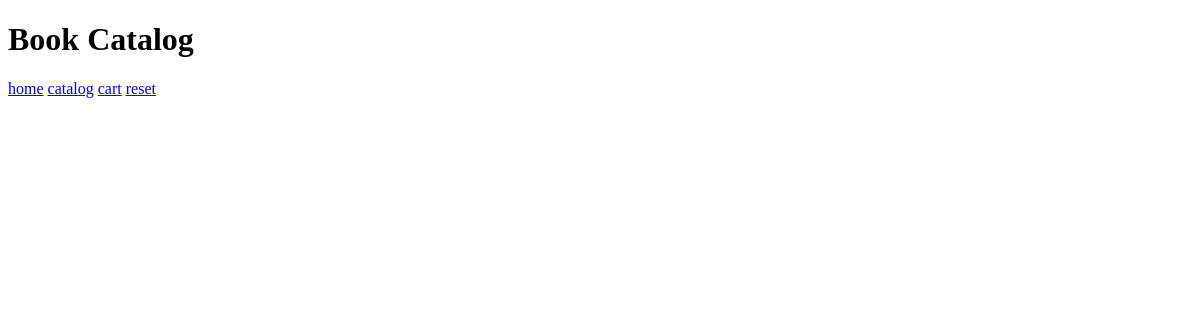
The page /catalog on the database as committed earlier.
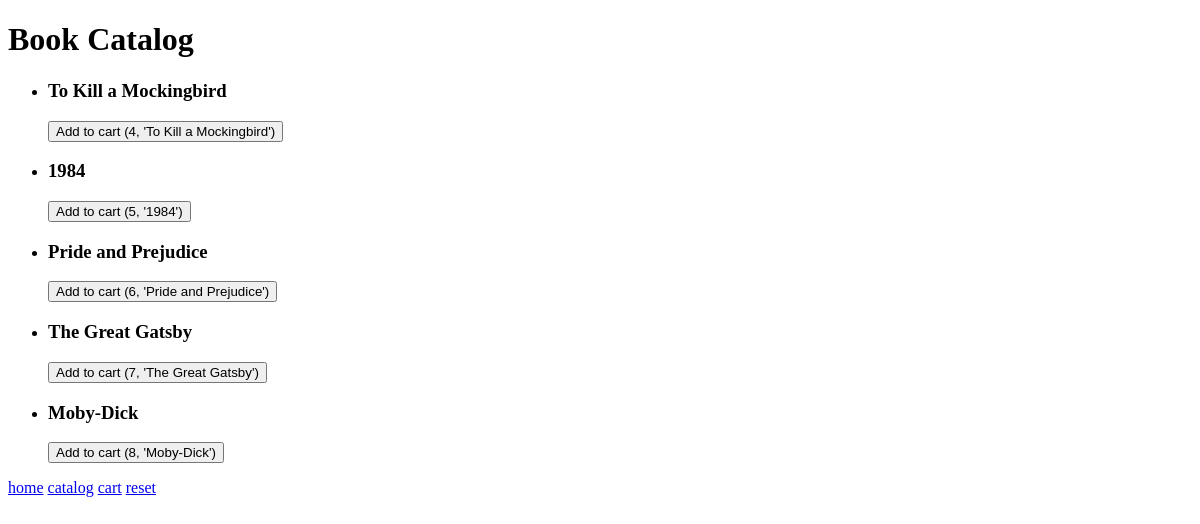
The same page on the database as committed later.
### tables this page shows
CREATE TABLE "books" (`id` INTEGER PRIMARY KEY AUTOINCREMENT, `title` VARCHAR(20) NOT NULL);

### app.py (the view)
@app.route("/catalog", methods=["GET", "POST"])
def catalog():
    connection = get_db_connection()
    cursor = connection.cursor()
    if not "cart" in session:
        session["cart"] = []
    if request.method == "POST":
        book_id = request.form.get("id")
        session["cart"].append(book_id)
        cursor.execute("""DELETE FROM books WHERE id = ?""", (book_id,))
    books_table = cursor.execute("""SELECT * FROM books""").fetchall()
    close_db_connection(connection)
    return render_template("catalog.html", books_table=books_table)

### app.py (called while the page is built)
def get_db_connection():
    return sqlite3.connect("books.db")

def close_db_connection(connection):
    connection.commit()
    connection.close()

### templates/catalog.html (shortened to what this page needs)
{% extends "layout.html" %}
{% block body %}
    <h1>Book Catalog</h1>
    <ul>
        <form action="/catalog" method="post">
            {% for book in books_table %}
            <li>
                <h3>{{book[1]}}</h3>
                <button>Add to cart {{book}}</button>
            </li>
            {% endfor %}
        </form>
    </ul>
{% endblock %}

### templates/layout.html (shortened to what this page needs)
<!DOCTYPE html>
<html lang="en">
<head>
</head>
<body>
    {% block body %}{% endblock %}
    <footer>
        <a href="/">home</a>
        <a href="/catalog">catalog</a>
        <a href="/cart">cart</a>
        <a href="/reset">reset</a>
    </footer>
</body>
</html>

Rows that differ between the two databases and show on the page:
added books: title "To Kill a Mockingbird", book "(4, 'To Kill a Mockingbird')"
added books: title "1984", book "(5, '1984')"
added books: title "Pride and Prejudice", book "(6, 'Pride and Prejudice')"
added books: title "The Great Gatsby", book "(7, 'The Great Gatsby')"
added books: title "Moby-Dick", book "(8, 'Moby-Dick')"
